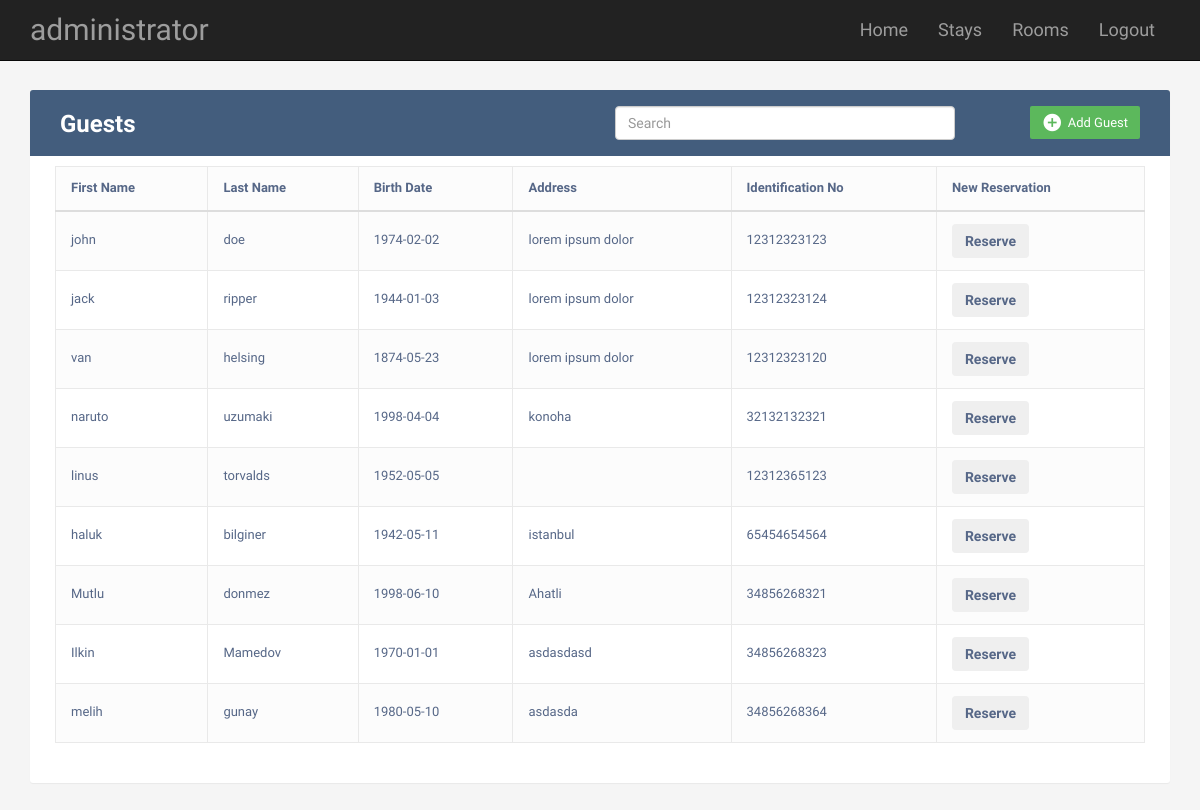
Page /index.php (signed in) on the committed database.
### tables this page shows
CREATE TABLE `guest` (
  `guestPK` int(11) NOT NULL,
  `firstname` varchar(25) NOT NULL,
  `lastname` varchar(25) NOT NULL,
  `birthDate` date NOT NULL,
  `address` varchar(255) NOT NULL,
  `idNo` varchar(11) NOT NULL
);

### fetch_guest.php (the view, shortened to what this page needs)
<?php
require "config.php";
$output = '';
$sql = "SELECT * FROM guest";
    $result = mysqli_query($db, $sql);
   if(mysqli_num_rows($result) > 0){
       $output .= '
            <div id="guestTable">
            <table>
                <table class="table table-bordered table-striped"
                       <thead>
                <tr>
                    <th>First Name</th>
                    <th>Last Name</th>
                    <th>Birth Date</th>
                    <th>Address</th>
                    <th>Identification No</th>
                    <th>New Reservation</th>
                </tr>
                </thead>
            <tbody>';
       while($row = mysqli_fetch_array($result)){
           $output .= '
            <tr>
            <td>' . $row['firstname'] . '</td>
            <td>' . $row['lastname'] . '</td>
            <td>' . $row['birthDate'] . '</td>
            <td>' . $row['address'] . '</td>
            <td>' . $row['idNo'] . '</td>
            <td><button class="btn actionButton"><a href="#newReservation" data-toggle="modal"><span>Reserve</span></a></button></td>
        </tr>';
       }
       $output .= '
        </tbody>
        </table>
        </table>
        </div>
        </div>
        </div>
        ';
       echo $output;
   } else{
       echo "<p class='lead'><em>No records were found.</em></p>";
   }
?>

### css/main.css (style rules this page uses)
body { color: #566787; background: #f5f5f5; font-family: 'Varela Round', sans-serif; font-size: 13px; }
table.table tr th, table.table tr td { border-color: #e9e9e9; padding: 12px 15px; vertical-align: middle; }
table.table-striped tbody tr:nth-of-type(odd) { background-color: #fcfcfc; }
table.table td a { font-weight: bold; color: #566787; display: inline-block; text-decoration: none; outline: none !important; }

### css/navbar.css (style rules this page uses)
body { padding-top: 60px; }

### rows in the picture
guest: firstname "john", lastname "doe", birthDate "1974-02-02", address "lorem ipsum dolor", idNo "12312323123"
guest: firstname "jack", lastname "ripper", birthDate "1944-01-03", address "lorem ipsum dolor", idNo "12312323124"
guest: firstname "van", lastname "helsing", birthDate "1874-05-23", address "lorem ipsum dolor", idNo "12312323120"
guest: firstname "naruto", lastname "uzumaki", birthDate "1998-04-04", address "konoha", idNo "32132132321"
guest: firstname "linus", lastname "torvalds", birthDate "1952-05-05", idNo "12312365123"
guest: firstname "haluk", lastname "bilginer", birthDate "1942-05-11", address "istanbul", idNo "65454654564"
guest: firstname "Mutlu", lastname "donmez", birthDate "1998-06-10", address "Ahatli", idNo "34856268321"
guest: firstname "Ilkin", lastname "Mamedov", birthDate "1970-01-01", address "asdasdasd", idNo "34856268323"
guest: firstname "melih", lastname "gunay", birthDate "1980-05-10", address "asdasda", idNo "34856268364"

### other values in the picture
$_SESSION['username'] "administrator"
